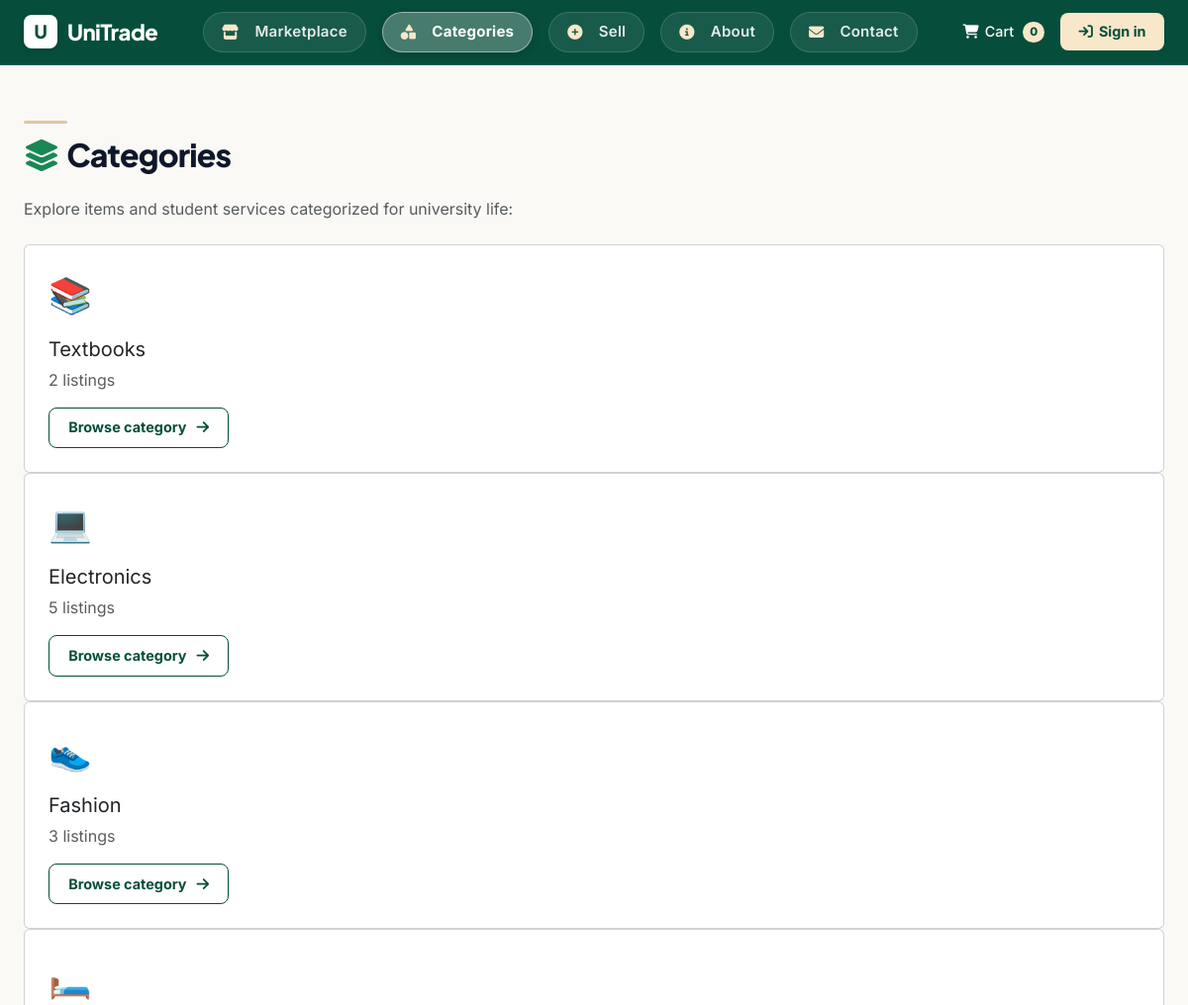
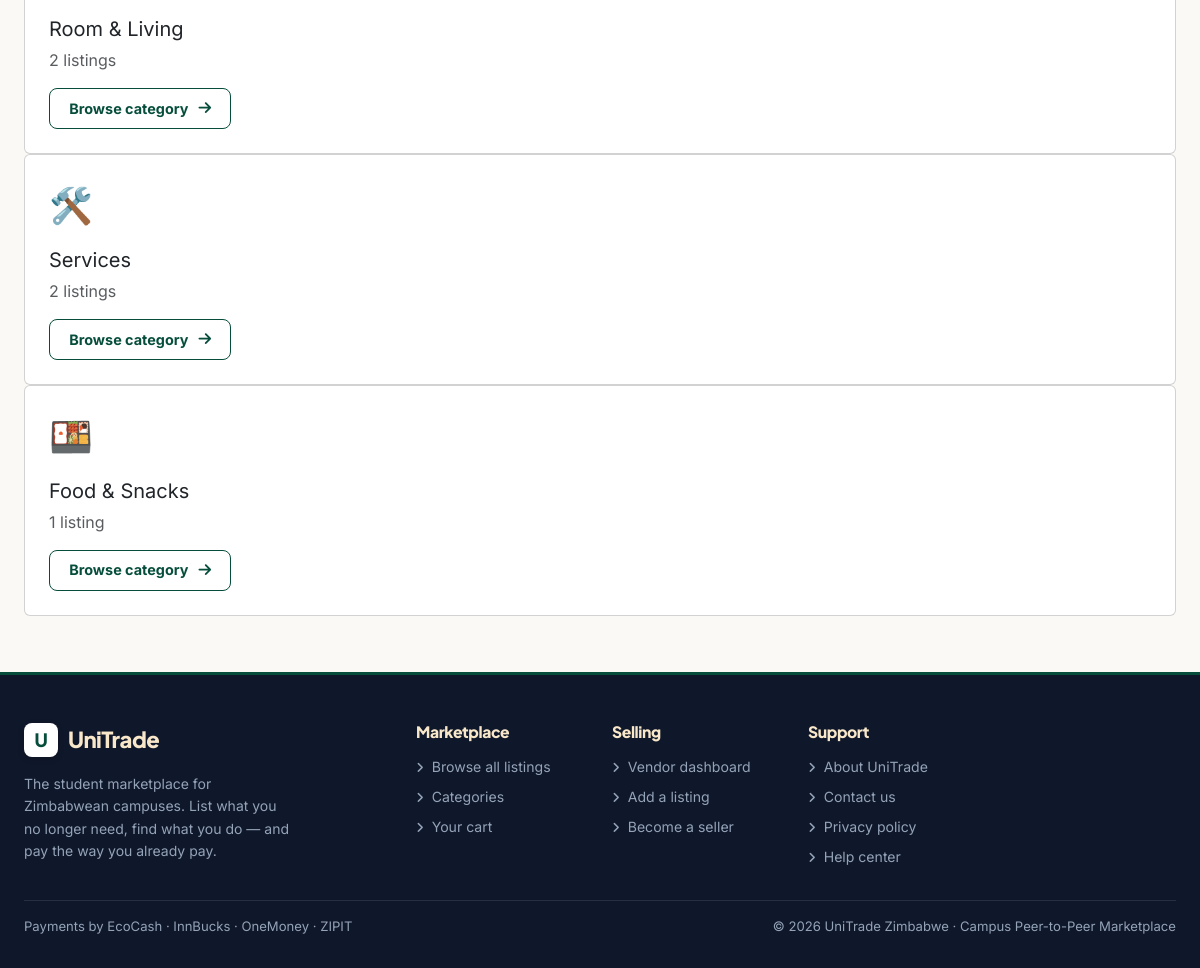
Page /categories/ on the committed database (2 pictures, top to bottom).
### Emarket/models.py (models this page shows, shortened)
class Product(models.Model):
    vendor = models.ForeignKey(Profile, on_delete=models.CASCADE, related_name='products')
    name = models.CharField(max_length=255)
    price = models.DecimalField(max_digits=10, decimal_places=2) # US$
    image = models.ImageField(upload_to='product_images/', blank=True, null=True)
    icon = models.CharField(max_length=10, default='📦')
    description = models.TextField()
    category = models.CharField(max_length=100, choices=CATEGORIES, default='Textbooks')
    condition = models.CharField(max_length=50, choices=CONDITIONS, default='Used')
    university = models.CharField(max_length=100, choices=UNIVERSITIES, blank=True, null=True)
    is_available = models.BooleanField(default=True)
    date_added = models.DateTimeField(auto_now_add=True)

### Emarket/views.py (the view)
# urls.py: path('categories/', views.category_list, name='category_list'),
def category_list(request):
    category_data = []
    for cat_name, _ in CATEGORIES:
        count = Product.objects.filter(category=cat_name, is_available=True).count()
        icon = CATEGORY_ICONS.get(cat_name, '📦')
        category_data.append({
            'name': cat_name,
            'icon': icon,
            'count': count
        })
    return render(request, 'Emarket/category_list.html', {'categories': category_data})

### Emarket/context_processors.py (called while the page is built)
def cart_quantity(request):
    cart = request.session.get('cart', {})
    total_quantity = sum(cart.values())  # Sum up all quantities in the cart
    return {'cart_quantity': total_quantity}

### Emarket/Templates/Emarket/category_list.html (shortened to what this page needs)
{% extends 'Emarket/base.html' %}
{% load static %}
{% block content %}
<section class="sec">
    <div class="wrap">
        <div class="rule"></div>
        <h2 class="mb-4"><i class="fa-solid fa-layer-group me-2 text-success"></i>Categories</h2>
        <p class="text-muted mb-4">Explore items and student services categorized for university life:</p>
        <div class="grid">
            {% for cat in categories %}
                <a href="{% url 'product_list' %}?cat={{ cat.name|urlencode }}" class="card p-4 align-items-start text-decoration-none">
                    <div style="font-size: 2.2rem; margin-bottom: .8rem;">{{ cat.icon }}</div>
                    <div class="ctitle fs-5 mb-1">{{ cat.name }}</div>
                    <div class="cseller text-muted mb-3">{{ cat.count }} listing{{ cat.count|pluralize }}</div>
                    <span class="btn btn-sm btn-o mt-auto">Browse category <i class="fa-solid fa-arrow-right ms-1"></i></span>
                </a>
            {% endfor %}
        </div>
    </div>
</section>
{% endblock %}

### Emarket/static/Emarket/styles.css (style rules this page uses)
:root { --ink: #064e3b; --ink-d: #032b21; --ink-card: #043e2f; --ink-s: #ecfdf5; --champ: #f8e7c9; --champ-d: #dfc89e; --champ-b: #ebd5ad; --bg-cream: #faf6ed; --bg-thumb: #f4eee5; --black: #0f172a; --off: #faf9f6; --g700: #374151; --g600: #4b5563; --g500: #6b7280; --g300: #d1d5db; --g200: #e5e7eb; --g100: #f3f4f6; --r-s: 6px; --r-m: 10px; --r-l: 16px; --r-xl: 20px; --r-pill: 9999px; --sh-s: 0 1px 3px rgba(6, 78, 59, .04); --sh-m: 0 4px 14px rgba(6, 78, 59, .08); --sh-l: 0 12px 30px rgba(0, 0, 0, .08); --sp-1: 4px; --sp-2: 8px; --sp-3: 12px; --sp-4: 16px; --sp-5: 20px; --sp-6: 24px; --sp-7: 32px; --sp-8: 48px; --sp-9: 56px; --sp-10: 72px; color-scheme: light; }
body { font-family: 'Inter', -apple-system, BlinkMacSystemFont, sans-serif; background-color: var(--off); color: var(--g700); -webkit-font-smoothing: antialiased; }
h1, h2, h3, h4, h5, h6, .brand, .hero-heading { font-family: 'Plus Jakarta Sans', -apple-system, BlinkMacSystemFont, sans-serif; font-weight: 800; color: var(--black); letter-spacing: -.025em; }
a { text-decoration: none; color: inherit; transition: all .15s ease; }
.wrap { max-width: 1200px; margin: 0 auto; padding: 0 var(--sp-6); width: 100%; }
.btn-hero-primary, .btn-hero-secondary, .btn-p, .btn-c, .btn-o, .btn-card-add { border-radius: 8px; font-weight: 700; font-size: .9rem; display: inline-flex; align-items: center; justify-content: center; gap: 6px; transition: all .15s ease; }
.btn-o { background: transparent; color: var(--ink); border: 1.5px solid var(--ink); padding: .55rem 1.2rem; }
.sec { padding: var(--sp-9) 0; }
.rule { width: 44px; height: 3px; background: var(--champ-d); margin-bottom: var(--sp-3); border-radius: 2px; }

### rows in the picture
Product: icon "📚", name "Textbooks", count "2"
Product: icon "🛏️", name "Room & Living", count "2"
Product: icon "🍱", name "Food & Snacks", count "1"

### other values in the picture
{{ cart_quantity|default:"0" }} "0"
{{ cat.icon }} "💻" "👟" "🛠️"
{{ cat.name }} "Electronics" "Fashion" "Services"
{{ cat.count }} "5" "3" "2"
